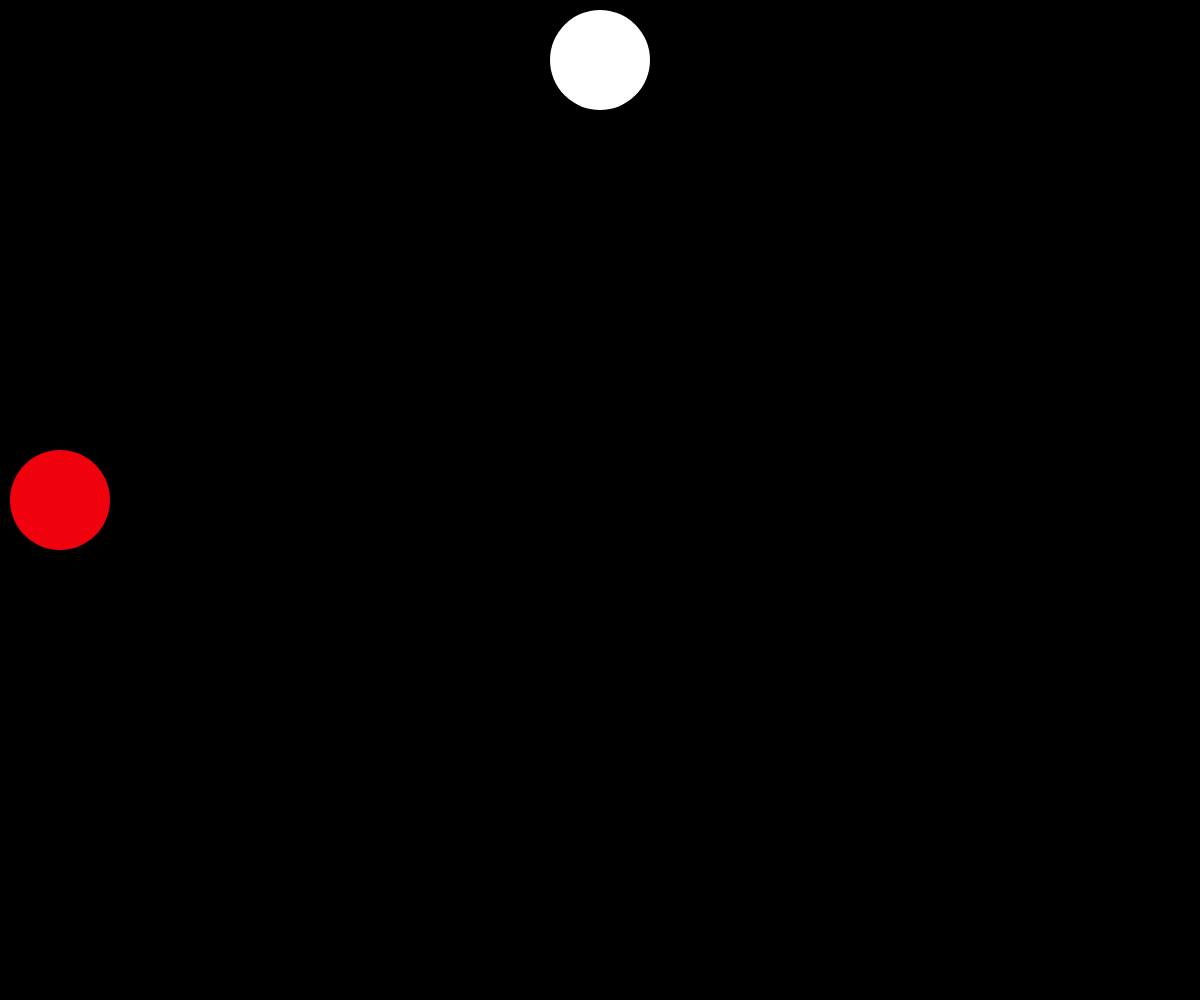
Frame 1 (no input)
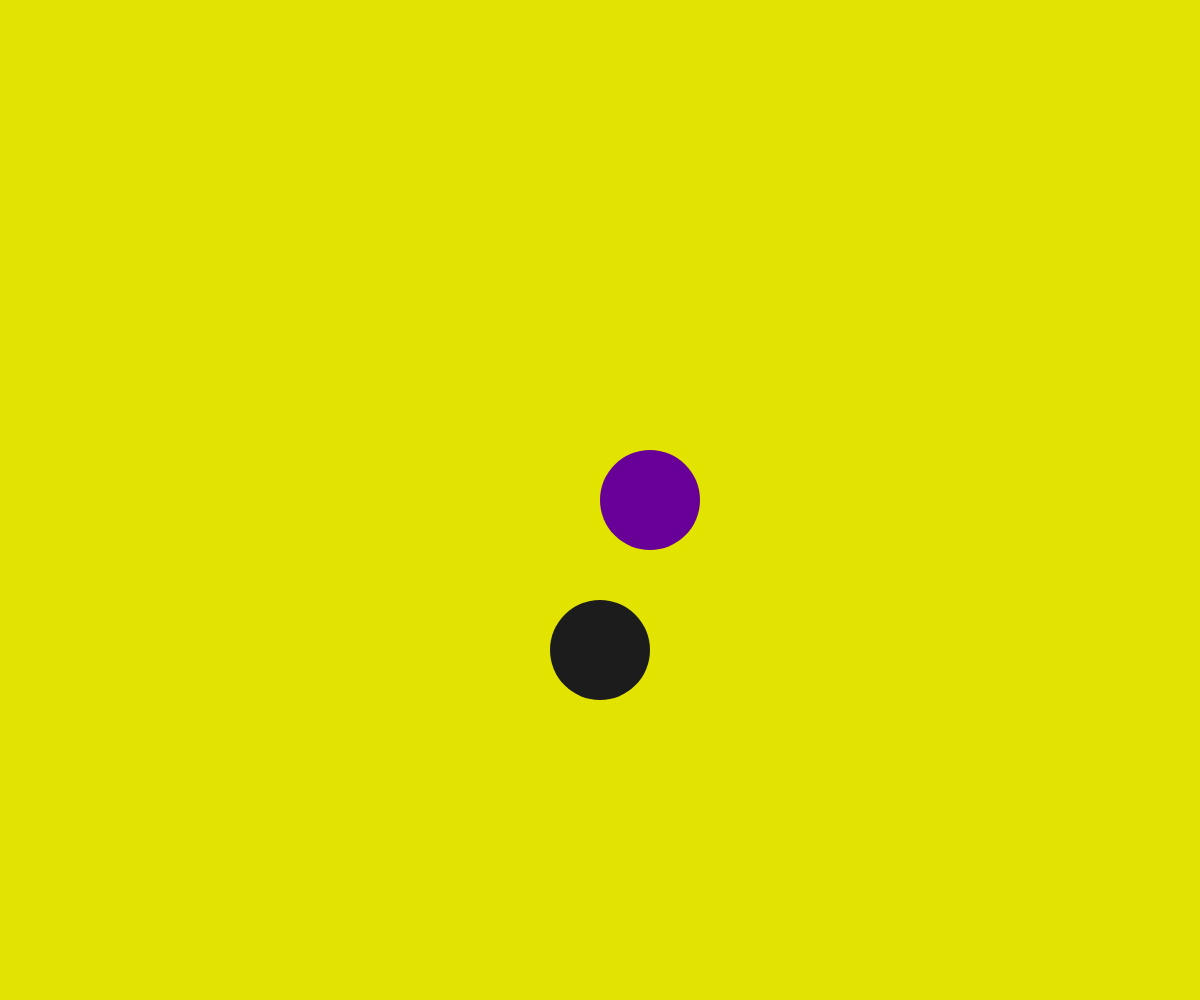
Frame 60 (no input)
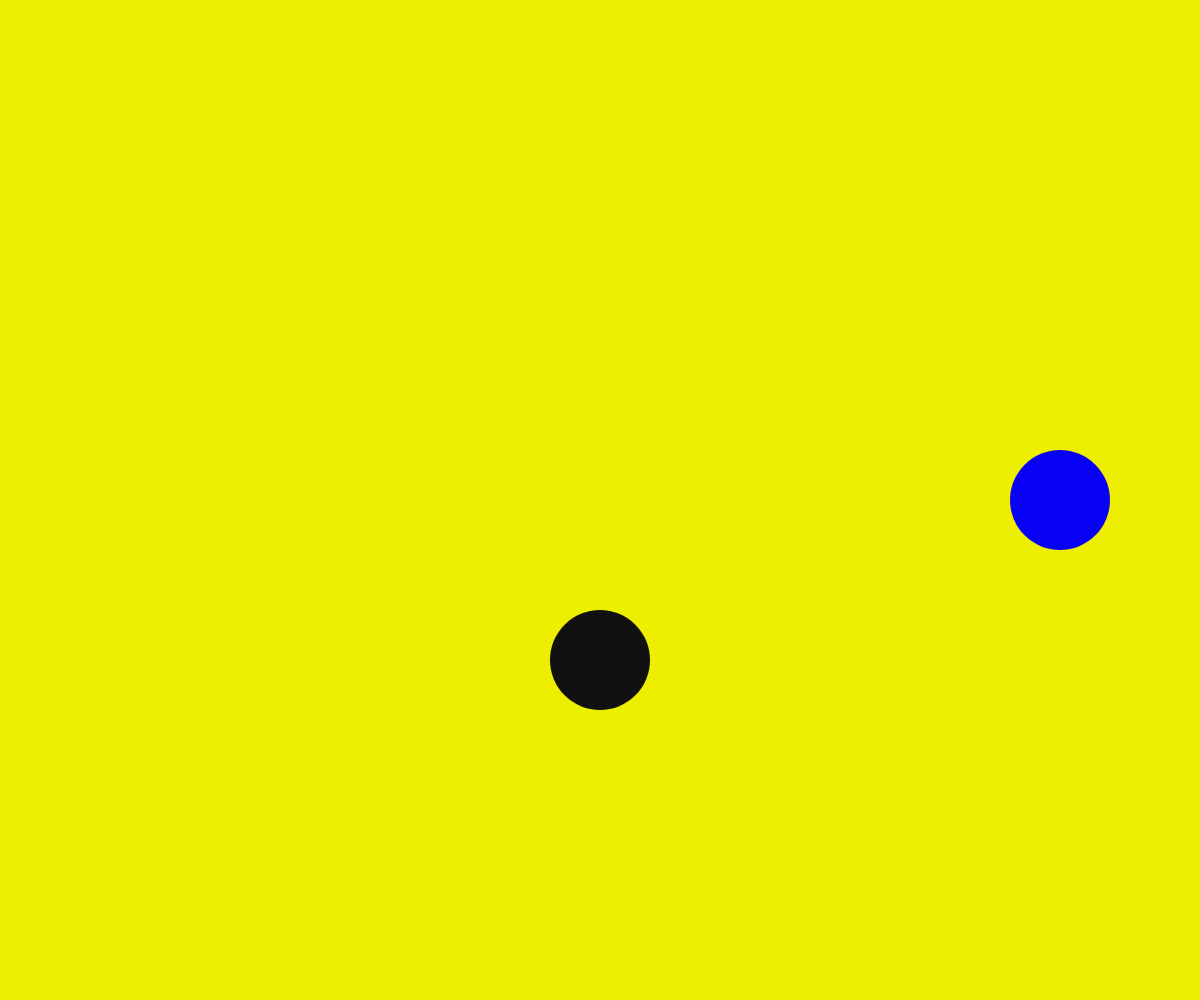
Frame 120 (the mouse pressed at the canvas centre since frame 60)

The p5.js sketch that drew these frames (run headless with seeded random() and noise() and a simulated clock; from frame 60 on, the mouse is pressed at the canvas centre):

// p5.js sketch
// ── sketch.js
// raggio
const radius = 50;

// quanti pixel in un secondo?
const speed = 600;

let currentX = radius;
let xdir = 1;

let currentY = radius;
let ydir = 1;

function setup() {
	createCanvas(windowWidth, windowHeight);
	noStroke();
}

function windowResized() {
	resizeCanvas(windowWidth, windowHeight);
}

function getColorScaled(startRgb, endRgb, perc){
	return [
		startRgb[0] * (1 - perc) + endRgb[0] * perc,
		startRgb[1] * (1 - perc) + endRgb[1] * perc,
		startRgb[2] * (1 - perc) + endRgb[2] * perc,
	]
}

function draw(){
	const speedRate = speed / Math.max(getFrameRate(), getTargetFrameRate());
	currentX += speedRate * xdir;

	if (currentX > (width - radius) || currentX < radius) {
		currentX = Math.min(Math.max(currentX, radius), width - radius);
		xdir *= -1;
	}

	currentY += speedRate * ydir;

	if (currentY > (height - radius) || currentY < radius) {
		currentY = Math.min(Math.max(currentY, radius), height - radius);
		ydir *= -1;
	}

	const scaleX = (currentX / (width - radius * 2));
	const scaleY = (currentY / (height - radius * 2));
	fill(...getColorScaled([255, 255, 255], [0, 0, 0], scaleY * 4 - 2));
	background(...getColorScaled([0, 0, 0], [255, 255, 0], scaleY * 4 - 2));
	ellipse(width / 2, currentY, radius * 2);

	fill(...getColorScaled([255, 0, 0], [0, 0, 255], scaleX));
	ellipse(currentX, height / 2, radius * 2);
}
